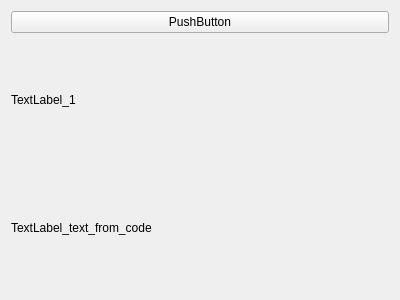
<?xml version="1.0" encoding="UTF-8"?>
<ui version="4.0">
 <class>FormLangTest1</class>
 <widget class="QWidget" name="FormLangTest1">
  <property name="geometry">
   <rect>
    <x>0</x>
    <y>0</y>
    <width>400</width>
    <height>300</height>
   </rect>
  </property>
  <property name="windowTitle">
   <string>Form</string>
  </property>
  <layout class="QVBoxLayout" name="verticalLayout">
   <item>
    <widget class="QPushButton" name="pushButton">
     <property name="text">
      <string>PushButton</string>
     </property>
    </widget>
   </item>
   <item>
    <widget class="QLabel" name="label">
     <property name="text">
      <string>TextLabel_1</string>
     </property>
    </widget>
   </item>
   <item>
    <widget class="QLabel" name="label_2">
     <property name="text">
      <string>TextLabel_text_from_code</string>
     </property>
    </widget>
   </item>
  </layout>
 </widget>
 <resources/>
 <connections/>
</ui>
